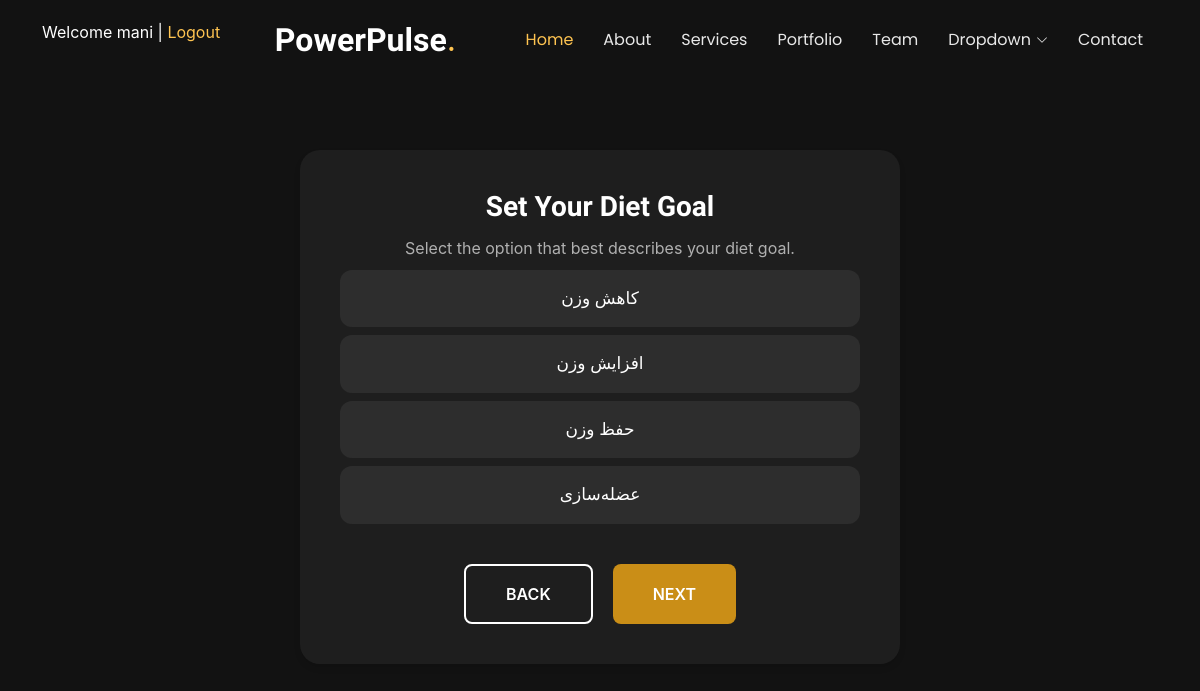
Page /diet/goal/ (signed in) on the committed database.
### accounts/models.py (models this page shows)
class CustomUser(AbstractUser):
    pass

### mealplan/models.py (models this page shows, shortened)
class DietGoal(models.Model):
    goal = models.CharField(
        max_length=20,
        choices=[
            ("lose_weight", "کاهش وزن"),
            ("gain_weight", "افزایش وزن"),
            ("maintain_weight", "حفظ وزن"),
            ("muscle_building", "عضله‌سازی"),
        ],
        unique=True,
    )

### mealplan/views.py (the view, shortened to what this page needs)
# urls.py: path("goal/", DietGoalView.as_view(), name="diet_goal"),
class DietGoalView(LoginRequiredMixin, FormView):
    template_name = 'diet/diet_goal.html'
    form_class = DietGoalForm
    success_url = "/diet/activity/"

### mealplan/templates/diet/diet_goal.html (shortened to what this page needs)
{% extends '_base.html' %}
{% block content %}
<div class="goals-container">
    <div class="goals-header">
        <h2>Set Your Diet Goal</h2>
        <p class="subtitle">Select the option that best describes your diet goal.</p>
    </div>
    <form method="POST" action="{% url 'mealplan:diet_goal' %}" id="goalsForm" class="goals-form">
        <div class="goals-list">
            {% for choice in form.goal.field.queryset %}
            <div class="goal-option">
                <label for="goal-{{ choice.pk }}" class="goal-button">{{ choice.get_goal_display }}</label>
            </div>
            {% endfor %}
        </div>
        <div class="navigation-buttons">
            <a href="{% url 'mealplan:diet_plan' %}" class="back-button">BACK</a>
            <button type="submit" id="nextButton" class="next-button">NEXT</button>
        </div>
    </form>
</div>
{% endblock %}

### templates/_base.html (shortened to what this page needs)
{% load static %}
<!DOCTYPE html>
<html lang="en">
<head>
  <link href="{% static 'assets/vendor/bootstrap-icons/bootstrap-icons.css' %}" rel="stylesheet">
  <link href="{% static 'assets/vendor/bootstrap/css/bootstrap.min.css' %}" rel="stylesheet">
  <link href="{% static 'assets/vendor/aos/aos.css' %}" rel="stylesheet">
  <link href="{% static 'assets/vendor/swiper/swiper-bundle.min.css' %}" rel="stylesheet">
  <link href="{% static 'assets/vendor/glightbox/css/glightbox.min.css' %}" rel="stylesheet">
  <link href="{% static 'assets/css/main.css' %}" rel="stylesheet">
</head>
<body class="index-page">
    <header id="header" class="header d-flex align-items-center fixed-top">
        <div class="container-fluid container-xl position-relative d-flex align-items-center justify-content-between">
          <a href="index.html" class="logo d-flex align-items-center me-auto me-lg-0">
            <h1 class="sitename">PowerPulse</h1>
            <span>.</span>
          </a>
          <nav id="navmenu" class="navmenu">
            <ul>
              <li><a href="/" class="active">Home<br></a></li>
              <li><a href="#about">About</a></li>
              <li><a href="#services">Services</a></li>
              <li><a href="#portfolio">Portfolio</a></li>
              <li><a href="#team">Team</a></li>
              <li class="dropdown"><a href="#"><span>Dropdown</span> <i class="bi bi-chevron-down toggle-dropdown"></i></a>
              </li>
              <li><a href="#contact">Contact</a></li>
            </ul>
          </nav>
            {% if not user.is_authenticated %}
                <a class="btn-getstarted" href="{% url 'account_signup' %}">Get Started</a>
            {% else %}
                <p style="color: white;">Welcome {{ user.username}} | <a href="{% url "account_logout" %}">Logout</a></p>
            {% endif %}
        </div>
      </header>
    <main class="main">
      {% block content %}
      {% endblock content %}
    </main>
</body>
</html>

### static/assets/css/main.css (style rules this page uses)
:root { --default-font: "Roboto", system-ui, -apple-system, "Segoe UI", Roboto, "Helvetica Neue", Arial, "Noto Sans", "Liberation Sans", sans-serif, "Apple Color Emoji", "Segoe UI Emoji", "Segoe UI Symbol", "Noto Color Emoji"; --heading-font: "Raleway", sans-serif; --nav-font: "Poppins", sans-serif; }
:root { --background-color: #ffffff; --default-color: #444444; --heading-color: #151515; --accent-color: #ffc451; --surface-color: #ffffff; --contrast-color: #312f2f; }
:root { --nav-color: rgba(255, 255, 255, 0.905); --nav-hover-color: #ffc451; --nav-mobile-background-color: #ffffff; --nav-dropdown-background-color: #ffffff; --nav-dropdown-color: #212529; --nav-dropdown-hover-color: #ffc451; }
:root { scroll-behavior: smooth; }
body { color: var(--default-color); background-color: var(--background-color); font-family: var(--default-font); }
a { color: var(--accent-color); text-decoration: none; transition: 0.3s; }
h1, h2, h3, h4, h5, h6 { color: var(--heading-color); font-family: var(--heading-font); }
.header { --background-color: rgba(0, 0, 0, 0.8); --heading-color: #ffffff; --contrast-color: #ffffff; color: var(--default-color); background-color: var(--background-color); padding: 10px 0; transition: all 0.5s; z-index: 997; }
.header .logo { line-height: 1; }
.header .logo h1 { font-size: 32px; margin: 0; font-weight: 700; color: var(--heading-color); }
.header .logo span { color: var(--accent-color); font-size: 32px; }
@media (max-width: 1200px) { .header .logo { order: 1; } }
@media (max-width: 1200px) { .header .navmenu { order: 3; } }
.index-page .header { --background-color: rgba(0, 0, 0, 0); }
@media (min-width: 1200px) { .navmenu { padding: 0; } }
@media (min-width: 1200px) { .navmenu ul { margin: 0; padding: 0; display: flex; list-style: none; align-items: center; } }
@media (min-width: 1200px) { .navmenu li { position: relative; } }
@media (min-width: 1200px) { .navmenu a, .navmenu a:focus { color: var(--nav-color); padding: 18px 15px; font-size: 16px; font-family: var(--nav-font); font-weight: 400; display: flex; align-items: center; justify-content: space-between; white-space: nowrap; transition: 0.3s; } }
@media (min-width: 1200px) { .navmenu a i, .navmenu a:focus i { font-size: 12px; line-height: 0; margin-left: 5px; transition: 0.3s; } }
@media (min-width: 1200px) { .navmenu li:hover>a, .navmenu .active, .navmenu .active:focus { color: var(--nav-hover-color); } }
body { background-color: #121212; margin: 0; font-family: -apple-system, BlinkMacSystemFont, 'Segoe UI', Roboto, Oxygen, Ubuntu, Cantarell, 'Open Sans', 'Helvetica Neue', sans-serif; }
.goals-container { max-width: 550px; margin: 40px auto; padding: 40px; background-color: #1E1E1E; border-radius: 20px; box-shadow: 0 4px 6px rgba(0, 0, 0, 0.1); }
.goals-header { text-align: center; margin-bottom: 10px; }
.goals-header h2 { color: white; font-size: 28px; margin: 0 0 12px 0; font-weight: 600; }
.subtitle { color: #B0B0B0; font-size: 16px; margin: 0; line-height: 1.5; }
.goals-list { display: flex; flex-direction: column; gap: 8px; margin-bottom: 40px; }
.goal-option { position: relative; }
.goals-container { max-width: 600px; margin: 150px auto; }
.goal-button { display: block; width: 100%; padding: 15px 20px; background-color: #2D2D2D; border: 1px solid transparent; border-radius: 12px; color: white; font-size: 17px; text-align: center; cursor: pointer; transition: all 0.3s ease; box-sizing: border-box; }
.navigation-buttons { display: flex; justify-content: center; gap: 20px; }
.back-button, .next-button { padding: 16px 40px; border-radius: 8px; font-size: 16px; font-weight: 600; cursor: pointer; transition: all 0.3s ease; min-width: 120px; }
.back-button { background-color: transparent; border: 2px solid #FFFFFF; color: white; }
.next-button { background-color: #ca8e17; border: none; color: white; }
.goal-button { transform: scale(1); }

### rows in the picture
CustomUser: username "mani"
DietGoal: goal "کاهش وزن"
DietGoal: goal "افزایش وزن"
DietGoal: goal "حفظ وزن"
DietGoal: goal "عضله‌سازی"
